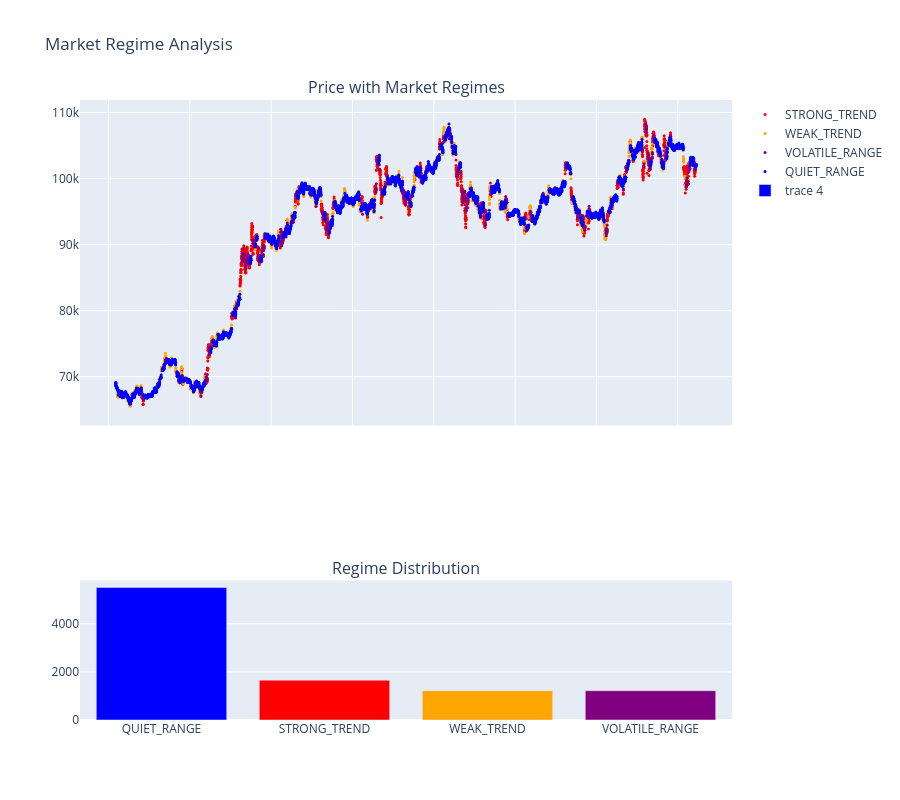

Source (notebook cell):
### Markdown cell above
## 5. Market Regime Analysis

### Code cell
def detect_market_regime(df):
    df = df.copy()
    
    # Calculate volatility
    df['volatility'] = df['returns'].rolling(window=20).std()
    
    # Calculate trend strength using price changes
    df['trend'] = abs(df['close'].pct_change(20))
    
    # Define regime thresholds
    vol_threshold = df['volatility'].quantile(0.7)
    trend_threshold = df['trend'].quantile(0.7)
    
    # Classify market regimes
    conditions = [
        (df['trend'] >= trend_threshold) & (df['volatility'] >= vol_threshold),
        (df['trend'] >= trend_threshold) & (df['volatility'] < vol_threshold),
        (df['trend'] < trend_threshold) & (df['volatility'] >= vol_threshold),
        (df['trend'] < trend_threshold) & (df['volatility'] < vol_threshold)
    ]
    choices = ['STRONG_TREND', 'WEAK_TREND', 'VOLATILE_RANGE', 'QUIET_RANGE']
    df['regime'] = np.select(conditions, choices, default='QUIET_RANGE')
    
    return df

# Detect market regimes
df_regime = detect_market_regime(df)

# Plot market regimes
fig = make_subplots(rows=2, cols=1, shared_xaxes=True,
                    subplot_titles=('Price with Market Regimes', 'Regime Distribution'),
                    row_heights=[0.7, 0.3])

# Price plot with regime colors
colors = {'STRONG_TREND': 'red',
          'WEAK_TREND': 'orange',
          'VOLATILE_RANGE': 'purple',
          'QUIET_RANGE': 'blue'}

for regime in colors:
    mask = df_regime['regime'] == regime
    fig.add_trace(go.Scatter(x=df_regime[mask].index,
                             y=df_regime[mask]['close'],
                             name=regime,
                             mode='markers',
                             marker=dict(color=colors[regime], size=3)),
                  row=1, col=1)

# Regime distribution
regime_counts = df_regime['regime'].value_counts()
fig.add_trace(go.Bar(x=regime_counts.index,
                     y=regime_counts.values,
                     marker_color=list(map(lambda x: colors[x], regime_counts.index))),
              row=2, col=1)

fig.update_layout(height=800, title_text="Market Regime Analysis")
fig.show()

### Figure 1 — Plotly figure (JSON) as saved in the notebook; plotly's stock layout.template omitted (floating-point values rounded to 4 significant figures; data arrays with more than 128 entries replaced by an {"elided": "..."} marker saying what was removed)
{"data": [{"marker": {"color": "red", "size": 3}, "mode": "markers", "name": "STRONG_TREND", "type": "scatter", "x": {"elided": "1656 str values"}, "xaxis": "x", "y": {"elided": "1656 float values"}, "yaxis": "y"}, {"marker": {"color": "orange", "size": 3}, "mode": "markers", "name": "WEAK_TREND", "type": "scatter", "x": {"elided": "1218 str values"}, "xaxis": "x", "y": {"elided": "1218 float values"}, "yaxis": "y"}, {"marker": {"color": "purple", "size": 3}, "mode": "markers", "name": "VOLATILE_RANGE", "type": "scatter", "x": {"elided": "1218 str values"}, "xaxis": "x", "y": {"elided": "1218 float values"}, "yaxis": "y"}, {"marker": {"color": "blue", "size": 3}, "mode": "markers", "name": "QUIET_RANGE", "type": "scatter", "x": {"elided": "5508 str values"}, "xaxis": "x", "y": {"elided": "5508 float values"}, "yaxis": "y"}, {"marker": {"color": ["blue", "red", "orange", "purple"]}, "type": "bar", "x": ["QUIET_RANGE", "STRONG_TREND", "WEAK_TREND", "VOLATILE_RANGE"], "xaxis": "x2", "y": [5508, 1656, 1218, 1218], "yaxis": "y2"}], "layout": {"annotations": [{"font": {"size": 16}, "showarrow": false, "text": "Price with Market Regimes", "x": 0.5, "xanchor": "center", "xref": "paper", "y": 1.0, "yanchor": "bottom", "yref": "paper"}, {"font": {"size": 16}, "showarrow": false, "text": "Regime Distribution", "x": 0.5, "xanchor": "center", "xref": "paper", "y": 0.225, "yanchor": "bottom", "yref": "paper"}], "height": 800, "title": {"text": "Market Regime Analysis"}, "xaxis": {"anchor": "y", "domain": [0, 1], "matches": "x2", "showticklabels": false}, "xaxis2": {"anchor": "y2", "domain": [0, 1]}, "yaxis": {"anchor": "x", "domain": [0.475, 1.0]}, "yaxis2": {"anchor": "x2", "domain": [0, 0.225]}}}
